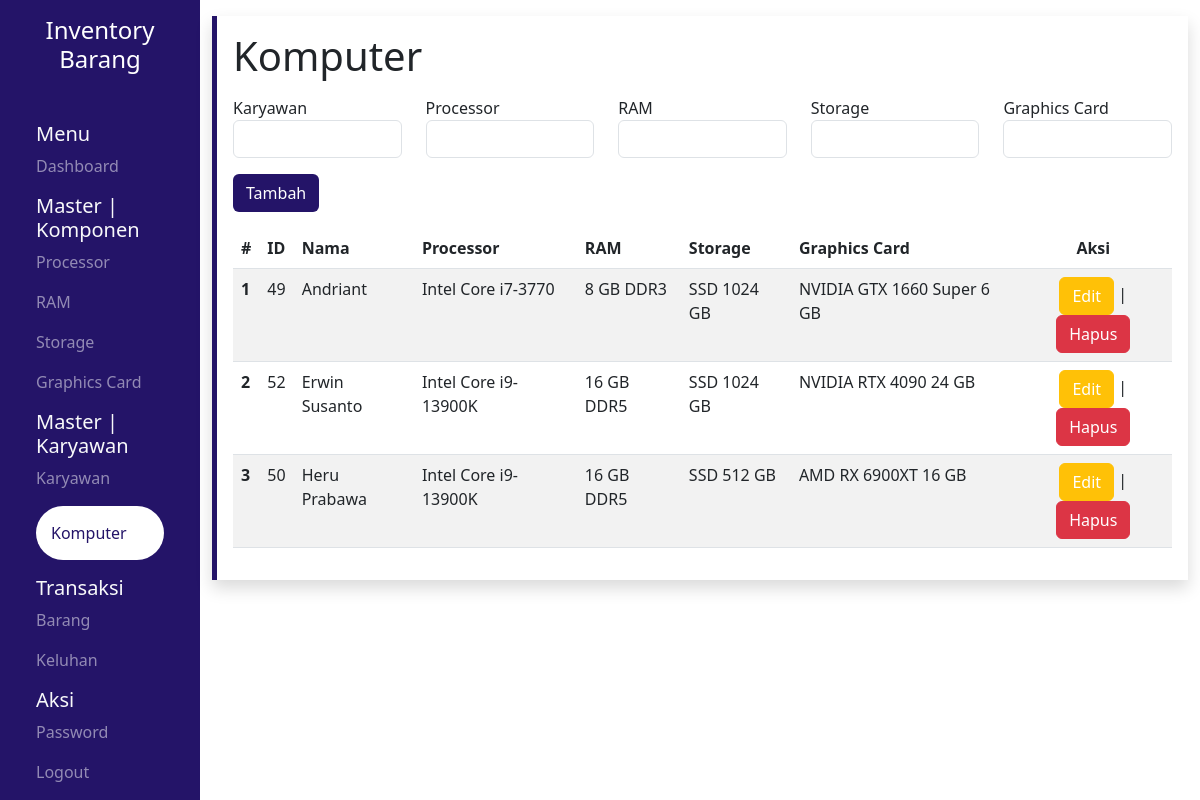
Before: /pages/komputer/index.php (signed in) with the older database file.
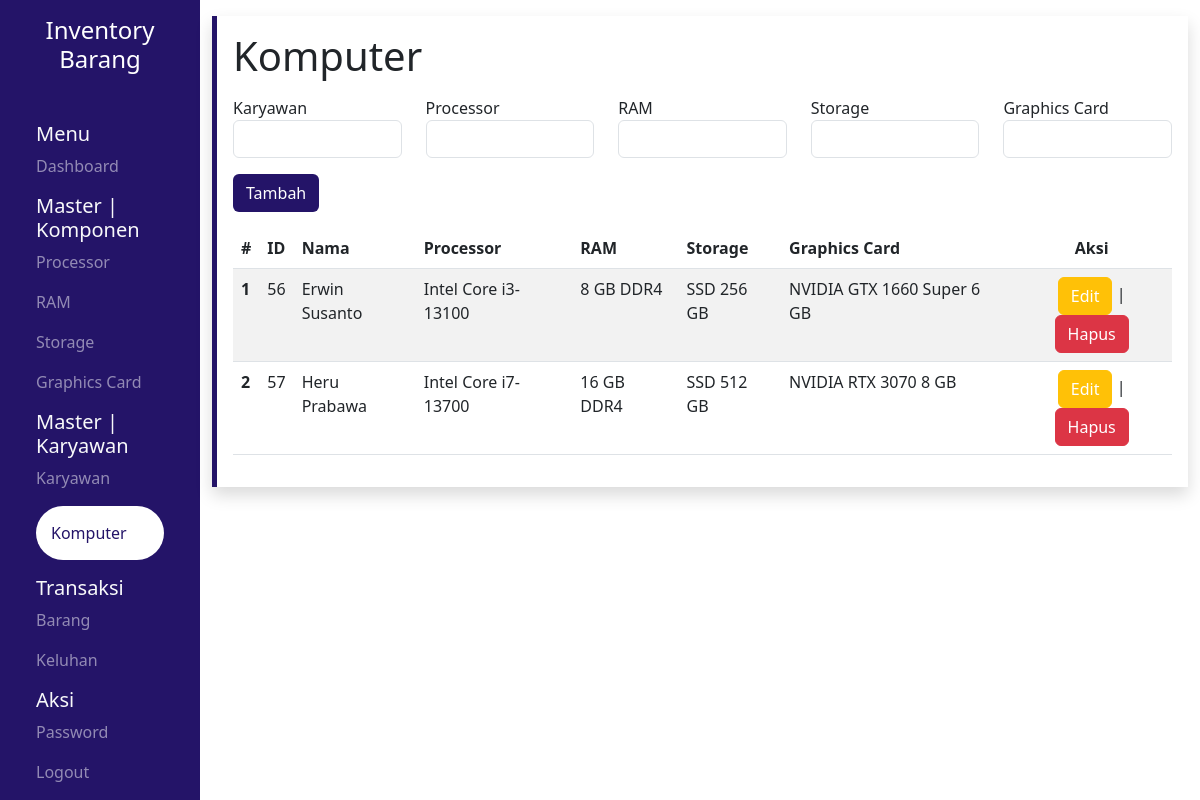
After: the same page with the newer database file.
### tables this page shows
CREATE TABLE `komputer` (
  `id` int(11) NOT NULL,
  `id_karyawan` int(11) NOT NULL,
  `id_processor` int(11) NOT NULL,
  `id_ram` int(11) NOT NULL,
  `id_storage` int(11) NOT NULL,
  `id_vga` int(11) NOT NULL
);

CREATE TABLE `karyawan` (
  `id` int(11) NOT NULL,
  `username` varchar(25) NOT NULL,
  `password` varchar(255) NOT NULL,
  `nama` varchar(25) NOT NULL,
  `nip` bigint(18) NOT NULL,
  `jk` enum('Laki - Laki','Perempuan') NOT NULL,
  `divisi` varchar(25) NOT NULL,
  `level` varchar(25) NOT NULL
);

CREATE TABLE `processor` (
  `id` int(11) NOT NULL,
  `nama` varchar(25) NOT NULL,
  `stok` int(11) NOT NULL
);

CREATE TABLE `ram` (
  `id` int(11) NOT NULL,
  `tipe_memori` enum('DDR2','DDR3','DDR4','DDR5') NOT NULL,
  `kapasitas` varchar(25) NOT NULL,
  `stok` int(11) NOT NULL
);

CREATE TABLE `storage` (
  `id` int(11) NOT NULL,
  `tipe` varchar(25) NOT NULL,
  `kapasitas` int(11) NOT NULL,
  `stok` int(11) NOT NULL
);

CREATE TABLE `vga` (
  `id` int(11) NOT NULL,
  `brand` varchar(25) NOT NULL,
  `nama` varchar(25) NOT NULL,
  `vram` int(11) NOT NULL,
  `stok` int(11) NOT NULL
);

### pages/komputer/index.php (the view, shortened to what the changed rows need)
<?php
include "../src/config/connect.php";
$query_join = "SELECT
    k.id AS id,
    karyawan.nama AS nama_karyawan,
    p.nama AS nama_processor,
    r.kapasitas AS kapasitas_ram,
    r.tipe_memori AS tipe_ram,
    s.tipe AS tipe_storage,
    s.kapasitas AS kapasitas_storage,
    v.brand AS brand_vga,
    v.nama AS nama_vga,
    v.vram AS vram_vga
FROM komputer k
JOIN karyawan ON k.id_karyawan = karyawan.id
JOIN processor p ON k.id_processor = p.id
JOIN ram r ON k.id_ram = r.id
JOIN storage s ON k.id_storage = s.id
JOIN vga v ON k.id_vga = v.id
ORDER BY karyawan.nama ASC";
$result_join = mysqli_query($conn, $query_join);
?>
<!DOCTYPE html>
<html lang="en">
<head>
    <link rel="stylesheet" href="../src/css/global.css">
    <?php include '../src/library/bootstrap.php' ?>
    <?php include '../src/library/datatables.php' ?>
    <?php include '../src/library/sweetalert.php' ?>
</head>
<body>
    <div class="container-fluid">
        <div class="row vh-100">
            <section class="col-md-10 content">
                <div class="wrapper shadow p-3 my-3 left">
                    <h1>Komputer</h1>
                    <table id="myTable" class="table table-striped display">
                        <thead>
                            <tr>
                                <th scope="col">#</th>
                                <th scope="col">ID</th>
                                <th scope="col">Nama</th>
                                <th scope="col">Processor</th>
                                <th scope="col">RAM</th>
                                <th scope="col">Storage</th>
                                <th scope="col">Graphics Card</th>
                                <th scope="col" class="text-center">Aksi</th>
                            </tr>
                        </thead>
                        <tbody>
                            <?php $no = 1 ?>
                            <?php while ($result = mysqli_fetch_array($result_join)) : ?>
                                <tr>
                                    <th scope="row"><?= $no++ ?></th>
                                    <td><?= $result["id"] ?></td>
                                    <td><?= $result["nama_karyawan"] ?></td>
                                    <td><?= $result["nama_processor"] ?></td>
                                    <td><?= $result["kapasitas_ram"] . ' GB ' . $result['tipe_ram'] ?></td>
                                    <td><?= $result["tipe_storage"] . ' ' . $result['kapasitas_storage'] . ' GB' ?></td>
                                    <td><?= $result['brand_vga'] . ' ' . $result["nama_vga"] . ' ' . $result['vram_vga'] . ' GB' ?></td>
                                    <td>
                                        <div class="text-center">
                                            <a href="update.php?id=<?= $result['id'] ?>" class="btn btn-warning">Edit</a> | <a href="delete.php?id=<?= $result['id'] ?>" id="btn-del" class="btn btn-danger">Hapus</a>
                                        </div>
                                    </td>
                                </tr>
                            <?php endwhile; ?>
                        </tbody>
                    </table>
                </div>
            </section>
        </div>
    </div>
</body>
</html>

Changed rows visible on the page:
removed komputer: id "49", id_karyawan.nama "Andriant", id_processor.nama "Intel Core i7-3770", id_ram.kapasitas "8", id_ram.tipe_memori "DDR3", id_storage.tipe "SSD", id_storage.kapasitas "1024", id_vga.brand "NVIDIA", id_vga.nama "GTX 1660 Super", id_vga.vram "6"
removed komputer: id "52", id_karyawan.nama "Erwin Susanto", id_processor.nama "Intel Core i9-13900K", id_ram.kapasitas "16", id_ram.tipe_memori "DDR5", id_storage.tipe "SSD", id_storage.kapasitas "1024", id_vga.brand "NVIDIA", id_vga.nama "RTX 4090", id_vga.vram "24"
removed komputer: id "50", id_karyawan.nama "Heru Prabawa", id_processor.nama "Intel Core i9-13900K", id_ram.kapasitas "16", id_ram.tipe_memori "DDR5", id_storage.tipe "SSD", id_storage.kapasitas "512", id_vga.brand "AMD", id_vga.nama "RX 6900XT", id_vga.vram "16"
added komputer: id "56", id_karyawan.nama "Erwin Susanto", id_processor.nama "Intel Core i3-13100", id_ram.kapasitas "8", id_ram.tipe_memori "DDR4", id_storage.tipe "SSD", id_storage.kapasitas "256", id_vga.brand "NVIDIA", id_vga.nama "GTX 1660 Super", id_vga.vram "6"
added komputer: id "57", id_karyawan.nama "Heru Prabawa", id_processor.nama "Intel Core i7-13700", id_ram.kapasitas "16", id_ram.tipe_memori "DDR4", id_storage.tipe "SSD", id_storage.kapasitas "512", id_vga.brand "NVIDIA", id_vga.nama "RTX 3070", id_vga.vram "8"
